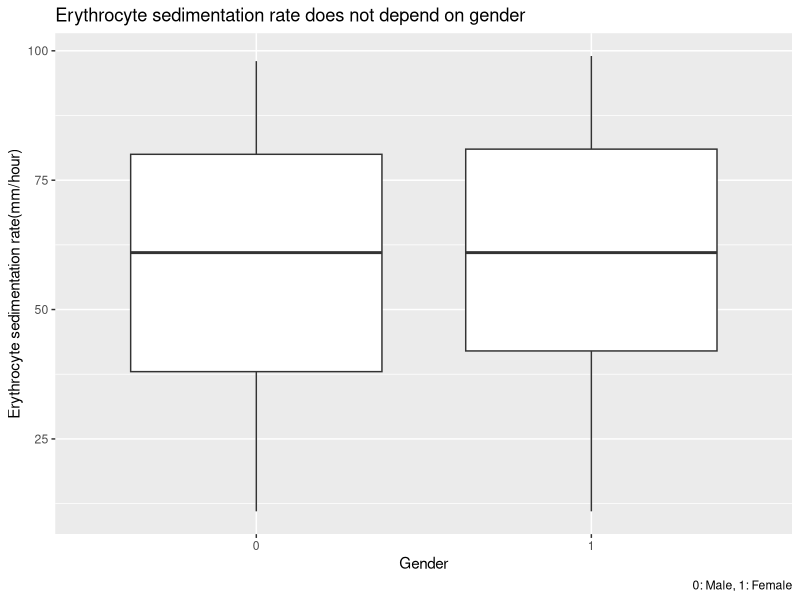
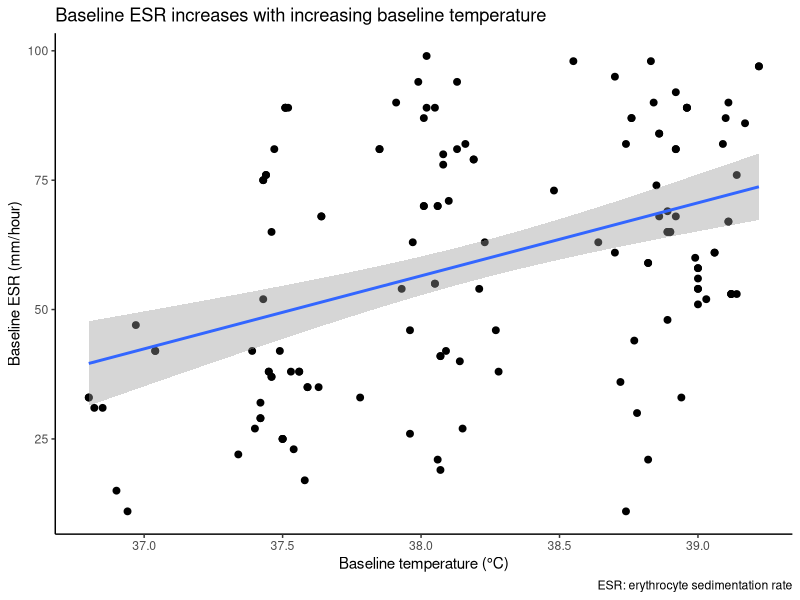
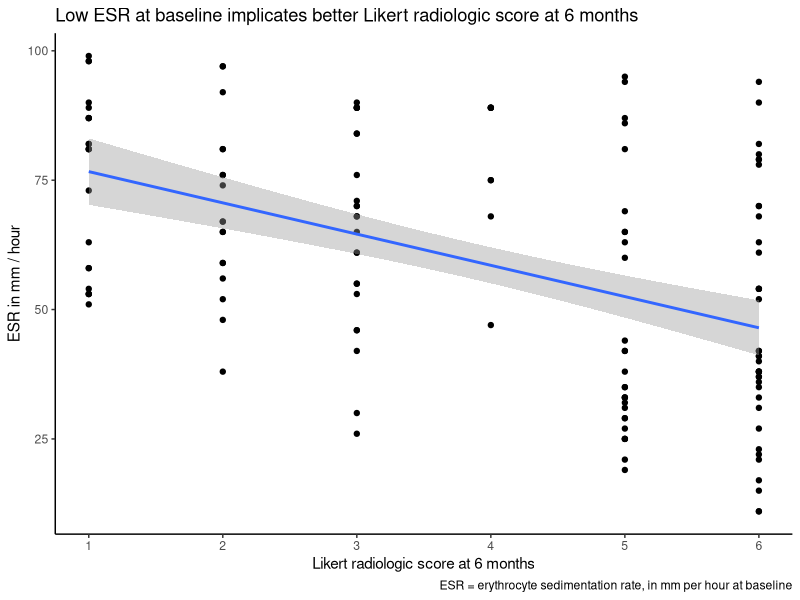

These figures' R source, in order:
## ---- chunk 1
knitr::opts_chunk$set(echo = TRUE)
library(tidyverse)
library(here)
library(patchwork)
df <- read_delim(here("data", "tidy_data_day6.txt"), delim = "\t")
## ---- chunk 2
ggplot(df) +
  aes(x = as.factor(gender_numeric),
      y = baseline_esr) +
  labs(title = "Erythrocyte sedimentation rate does not depend on gender", 
       caption = "0: Male, 1: Female") +
  xlab("Gender") +
  ylab("Erythrocyte sedimentation rate(mm/hour)")+
  geom_boxplot()
  
## ---- chunk 3
ggplot(data = df) +
  aes( x= baseline_temp_C,
       y = baseline_esr) +
  geom_point(size=2) +
  theme_classic() +
  geom_smooth(method = "lm") +
    labs(title = "Baseline ESR increases with increasing baseline temperature",
         caption = "ESR: erythrocyte sedimentation rate") +
         ylab("Baseline ESR (mm/hour)") +
         xlab("Baseline temperature (°C)")
    
## ---- chunk 4
ggplot(df) +
  aes(x = radiologic_6mon_cat, y = baseline_esr) +
  geom_point() +
  geom_smooth(method = "lm") +
  theme_classic() +
  labs(title = "Low ESR at baseline implicates better Likert radiologic score at 6 months",
       caption = "ESR = erythrocyte sedimentation rate, in mm per hour at baseline") +
       ylab("ESR in mm / hour") +
       xlab("Likert radiologic score at 6 months") +
  scale_x_continuous(breaks = c(1,2,3,4,5,6))
## ---- chunk 5
df <- df %>% 
  mutate(arm_numeric = if_else(df$arm == "Control", 0, 1))
view(df)
## ---- chunk 6
df %>% 
  t.test(arm_numeric~gender_numeric, data = .)
## ---- chunk 7
ANOVAresult <-
  df %>% 
  aov(arm_numeric~base_esr_quartiles, data = .)

ANOVAresult %>%
  summary()
## ---- chunk 8
df %>% 
  kruskal.test(baseline_temp~radiologic_6mon_cat, data = .) %>%
  broom::tidy()
## ---- chunk 9
df %>% 
  aov(strep_resistance_cat~baseline_esr, data = .) %>% 
  summary()

## ---- chunk 10
sessionInfo()
